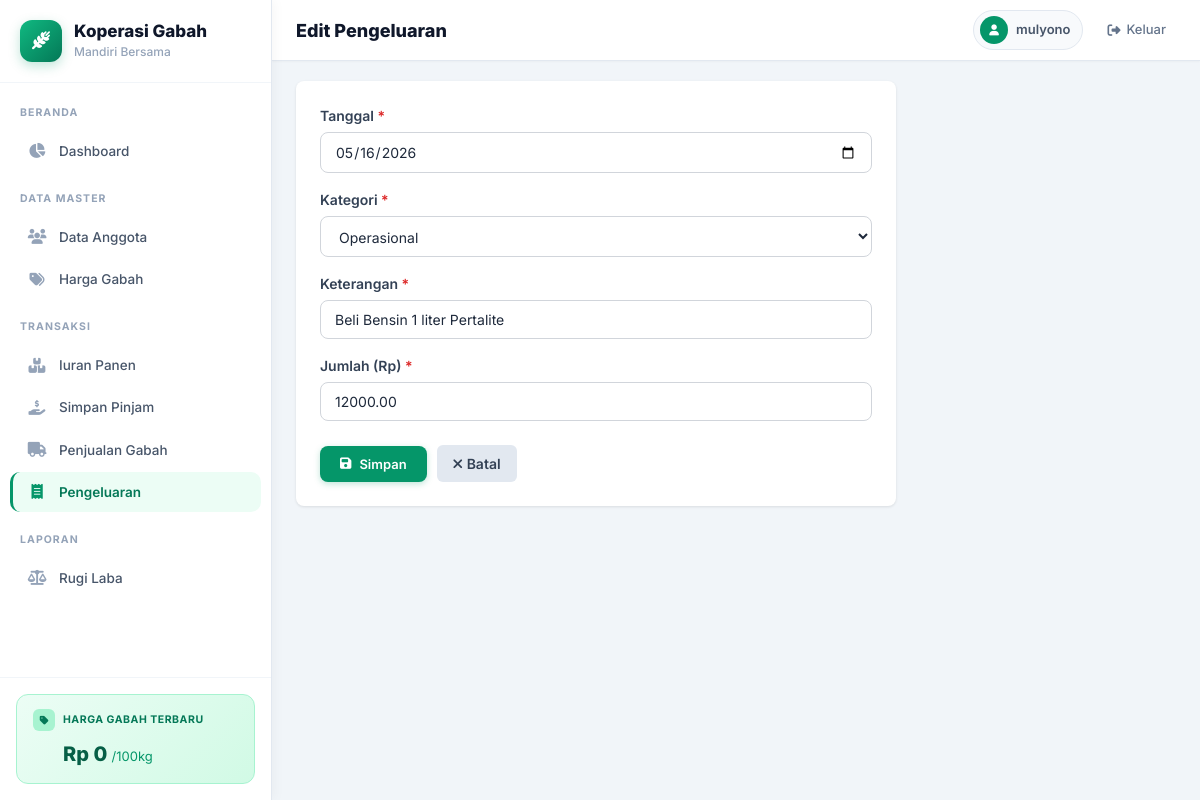
Page /pengeluaran/update/1/ (signed in) on the committed database.
### app_gabah/models.py (models this page shows, shortened)
class Pengeluaran(models.Model):
    KATEGORI_CHOICES = [
        ('operasional', 'Operasional'),
        ('gaji', 'Gaji'),
        ('transport', 'Transport'),
        ('peralatan', 'Peralatan'),
        ('lainnya', 'Lainnya'),
    ]
    tanggal = models.DateField(verbose_name='Tanggal')
    kategori = models.CharField(
        max_length=50, choices=KATEGORI_CHOICES, default='operasional', verbose_name='Kategori'
    )
    keterangan = models.CharField(max_length=300, verbose_name='Keterangan')
    jumlah_rp = models.DecimalField(max_digits=15, decimal_places=2, verbose_name='Jumlah (Rp)')
    class Meta:
        ordering = ['-tanggal']
        verbose_name = 'Pengeluaran'
        verbose_name_plural = 'Pengeluaran'

### app_gabah/views.py (the view)
# urls.py: path('pengeluaran/update/<int:pk>/', views.pengeluaran_update, name='pengeluaran_update'),
@login_required
def pengeluaran_update(request, pk):
    obj = get_object_or_404(Pengeluaran, pk=pk)
    if request.method == 'POST':
        form = PengeluaranForm(request.POST, instance=obj)
        if form.is_valid():
            form.save()
            messages.success(request, 'Pengeluaran berhasil diperbarui!')
            return redirect('pengeluaran_list')
    else:
        form = PengeluaranForm(instance=obj)
    return render(request, 'app_gabah/pengeluaran_form.html', {'form': form, 'title': 'Edit Pengeluaran'})

### app_gabah/forms.py
class PengeluaranForm(forms.ModelForm):
    class Meta:
        model = Pengeluaran  # Mengarah ke model Pengeluaran yang ada di models.py
        fields = ['tanggal', 'kategori', 'keterangan', 'jumlah_rp']
        widgets = {
            'tanggal': forms.DateInput(attrs={'class': 'fi', 'type': 'date'}, format='%Y-%m-%d'),
            'kategori': forms.Select(attrs={'class': 'fi'}),
            'keterangan': forms.TextInput(attrs={'class': 'fi', 'placeholder': 'Misal: Beli bensin operasional'}),
            'jumlah_rp': forms.NumberInput(attrs={'class': 'fi', 'step': '1000', 'placeholder': '0'}),
        }
    def __init__(self, *args, **kwargs):
        super().__init__(*args, **kwargs)
        if self.instance and self.instance.pk and self.instance.tanggal:
            self.initial['tanggal'] = self.instance.tanggal.strftime('%Y-%m-%d')

### app_gabah/templates/app_gabah/pengeluaran_form.html (shortened to what this page needs)
{% extends "app_gabah/base.html" %}
{% block page_title %}{{ title }}{% endblock %}
{% block content %}
<div style="max-width:600px; background:#fff; padding:24px; border-radius:8px; box-shadow:0 1px 3px rgba(0,0,0,0.1);">
    <form method="post" enctype="multipart/form-data">
        {% for field in form %}
        <div style="margin-bottom:16px;">
            <label style="display:block; margin-bottom:6px; font-weight:600; font-size:14px; color:#334155;">
                {{ field.label }}
                {% if field.field.required %}<span style="color:#dc2626;">*</span>{% endif %}
            </label>
            {{ field }}
        </div>
        {% endfor %}
        <div class="fg" style="margin-top:24px; gap:10px;">
            <button type="submit" class="bp"><i class="fas fa-save"></i> Simpan</button>
            <a href="{% url 'pengeluaran_list' %}" style="padding:8px 16px; background:#e2e8f0; color:#334155; border-radius:6px; text-decoration:none; font-weight:600; font-size:14px;">
                <i class="fas fa-times"></i> Batal
            </a>
        </div>
    </form>
</div>
{% endblock %}

### app_gabah/templates/app_gabah/base.html (shortened to what this page needs)
{% load static %}
<!DOCTYPE html>
<html lang="id">
<head>
    <link rel="stylesheet" href="https://cdnjs.cloudflare.com/ajax/libs/font-awesome/6.5.1/css/all.min.css">
</head>
<body>
    <aside id="sidebar" class="sidebar">
        <div class="sb-logo">
            <div class="sb-logo-icon"><i class="fas fa-wheat-awn"></i></div>
            <div><h1>Koperasi Gabah</h1><p>Mandiri Bersama</p></div>
        </div>
        <nav class="sb-nav">
            {% url 'dashboard' as u1 %}
            {% url 'anggota_list' as u2 %}
            {% url 'iuran_list' as u3 %}
            {% url 'sp_list' as u4 %}
            {% url 'penjualan_list' as u5 %}
            {% url 'harga_list' as u6 %}
            {% url 'pengeluaran_list' as u7 %}
            {% url 'rugi_laba' as u8 %}
            <div class="sb-section">Beranda</div>
            <a href="{{ u1 }}" class="sb-link {% if request.path == u1 %}act{% endif %}"><i class="fas fa-chart-pie"></i>Dashboard</a>
            <div class="sb-section">Data Master</div>
            <a href="{{ u2 }}" class="sb-link {% if u2 in request.path %}act{% endif %}"><i class="fas fa-users"></i>Data Anggota</a>
            <a href="{{ u6 }}" class="sb-link {% if u6 in request.path %}act{% endif %}"><i class="fas fa-tags"></i>Harga Gabah</a>
            <div class="sb-section">Transaksi</div>
            <a href="{{ u3 }}" class="sb-link {% if u3 in request.path %}act{% endif %}"><i class="fas fa-boxes-stacked"></i>Iuran Panen</a>
            <a href="{{ u4 }}" class="sb-link {% if u4 in request.path %}act{% endif %}"><i class="fas fa-hand-holding-dollar"></i>Simpan Pinjam</a>
            <a href="{{ u5 }}" class="sb-link {% if u5 in request.path %}act{% endif %}"><i class="fas fa-truck"></i>Penjualan Gabah</a>
            <a href="{{ u7 }}" class="sb-link {% if u7 in request.path %}act{% endif %}"><i class="fas fa-receipt"></i>Pengeluaran</a>
            <div class="sb-section">Laporan</div>
            <a href="{{ u8 }}" class="sb-link {% if request.path == u8 %}act{% endif %}"><i class="fas fa-scale-balanced"></i>Rugi Laba</a>
        </nav>
        <div class="sb-widget">
            <div class="sb-widget-card">
                <div class="sw-label"><div class="sw-icon"><i class="fas fa-tag"></i></div><span>Harga Gabah Terbaru</span></div>
                <div class="sw-val">Rp {{ harga_terbaru|default:"0"|floatformat:0 }} <small>/100kg</small></div>
            </div>
        </div>
    </aside>
    <div class="main-area">
        <header class="topbar">
            <div class="topbar-left">
                <h2>{% block page_title %}Dashboard{% endblock %}</h2>
            </div>
            <div class="topbar-right">
                <div class="user-badge"><div class="av"><i class="fas fa-user"></i></div><span>{{ user.username }}</span></div>
                <a href="{% url 'logout' %}" class="logout-btn"><i class="fas fa-sign-out-alt"></i><span>Keluar</span></a>
            </div>
        </header>
        <main class="content">
            {% block content %}{% endblock %}
        </main>
    </div>
</body>
</html>

### app_gabah/templates/app_gabah/base.html (style rules this page uses)
*, *::before, *::after { box-sizing: border-box; margin: 0; padding: 0; }
body { font-family: 'Inter', system-ui, sans-serif; background: #f1f5f9; color: #334155; min-height: 100vh; line-height: 1.5; }
a { text-decoration: none; color: inherit; }
.sidebar { position: fixed; top: 0; left: 0; height: 100vh; width: 272px; background: #fff; border-right: 1px solid #e2e8f0; box-shadow: 2px 0 12px rgba(0,0,0,0.04); z-index: 50; display: flex; flex-direction: column; transform: translateX(-100%); transition: transform 0.3s ease; }
@media (min-width:1024px) { .sidebar { transform: translateX(0); } }
@media (min-width:1024px) { .main-area { margin-left: 272px; } }
.sb-logo { padding: 20px; border-bottom: 1px solid #f1f5f9; display: flex; align-items: center; gap: 12px; }
.sb-logo-icon { width: 42px; height: 42px; background: linear-gradient(135deg,#10b981,#047857); border-radius: 12px; display: flex; align-items: center; justify-content: center; box-shadow: 0 4px 12px rgba(5,150,105,0.25); flex-shrink: 0; }
.sb-logo-icon i { color: #fff; font-size: 18px; }
.sb-logo h1 { color: #0f172a; font-weight: 800; font-size: 17px; line-height: 1.2; }
.sb-logo p { color: #94a3b8; font-size: 12px; font-weight: 500; margin-top: 2px; }
.sb-nav { flex: 1; overflow-y: auto; padding: 4px 0 16px; }
.sb-section { padding: 18px 20px 8px; font-size: 10.5px; font-weight: 700; text-transform: uppercase; letter-spacing: 0.1em; color: #94a3b8; }
.sb-link { display: flex; align-items: center; gap: 12px; margin: 2px 10px; padding: 10px 14px; border-radius: 10px; font-size: 13.5px; font-weight: 500; color: #475569; transition: all 0.15s; border-left: 3px solid transparent; }
.sb-link.act { background: #ecfdf5; color: #047857; font-weight: 600; border-left-color: #059669; }
.sb-link.act i { color: #059669; }
.sb-link i { width: 20px; text-align: center; font-size: 15px; color: #94a3b8; transition: color 0.15s; }
.sb-widget { padding: 16px; border-top: 1px solid #f1f5f9; }
.sb-widget-card { background: linear-gradient(135deg,#ecfdf5,#d1fae5); border: 1px solid #a7f3d0; border-radius: 12px; padding: 14px 16px; }
.sw-label { display: flex; align-items: center; gap: 8px; margin-bottom: 8px; }
.sw-icon { width: 22px; height: 22px; background: #a7f3d0; border-radius: 6px; display: flex; align-items: center; justify-content: center; }
.sw-icon i { font-size: 10px; color: #047857; }
.sw-label span { font-size: 10.5px; font-weight: 700; color: #047857; text-transform: uppercase; letter-spacing: 0.05em; }
.sw-val { font-size: 20px; font-weight: 800; color: #065f46; padding-left: 30px; }
.sw-val small { font-size: 13px; font-weight: 400; color: #059669; }
.topbar { background: #fff; border-bottom: 1px solid #e2e8f0; padding: 10px 24px; display: flex; align-items: center; justify-content: space-between; position: sticky; top: 0; z-index: 30; box-shadow: 0 1px 2px rgba(0,0,0,0.03); }
.topbar-left { display: flex; align-items: center; gap: 12px; }
.topbar-left h2 { font-size: 18px; font-weight: 800; color: #0f172a; }
.topbar-right { display: flex; align-items: center; gap: 14px; }
.user-badge { display: none; align-items: center; gap: 8px; background: #f8fafc; border: 1px solid #e2e8f0; padding: 5px 12px 5px 6px; border-radius: 50px; }
.user-badge .av { width: 28px; height: 28px; background: #059669; border-radius: 50%; display: flex; align-items: center; justify-content: center; }
.user-badge .av i { color: #fff; font-size: 11px; }
.user-badge span { font-size: 13px; font-weight: 600; color: #475569; }
@media (min-width:640px) { .user-badge { display: flex; } }
.logout-btn { display: flex; align-items: center; gap: 6px; font-size: 13px; font-weight: 500; color: #64748b; padding: 6px 10px; border-radius: 8px; transition: all 0.15s; }
.logout-btn span { display: none; }
@media (min-width:640px) { .logout-btn span { display: inline; } }
.content { padding: 20px 24px; }
.fi { width:100%; padding:10px 14px; border:1px solid #d1d5db; border-radius:8px; font-size:14px; color:#1e293b; outline:none; transition:all 0.15s; background:#fff; font-family:inherit; }
.fi::placeholder { color:#9ca3af; }
select.fi { appearance:auto; }
.bp { display:inline-flex; align-items:center; gap:8px; background:#059669; color:#fff; padding:10px 20px; border-radius:8px; font-size:13px; font-weight:600; border:none; cursor:pointer; box-shadow:0 2px 6px rgba(5,150,105,0.25); transition:all 0.15s; text-decoration:none; font-family:inherit; }
.fg { display:flex; align-items:center; gap:8px; }

### rows in the picture
Pengeluaran: form "05/16/2026" "Operasional" "Beli Bensin 1 liter Pertalite" "12000.00"

### other values in the picture
{{ harga_terbaru|default:"0"|floatformat:0 }} "0"
{{ title }} "Edit Pengeluaran"
{{ user.username }} "mulyono"
{{ field.label }} "Tanggal" "Kategori" "Keterangan" "Jumlah (Rp)"
